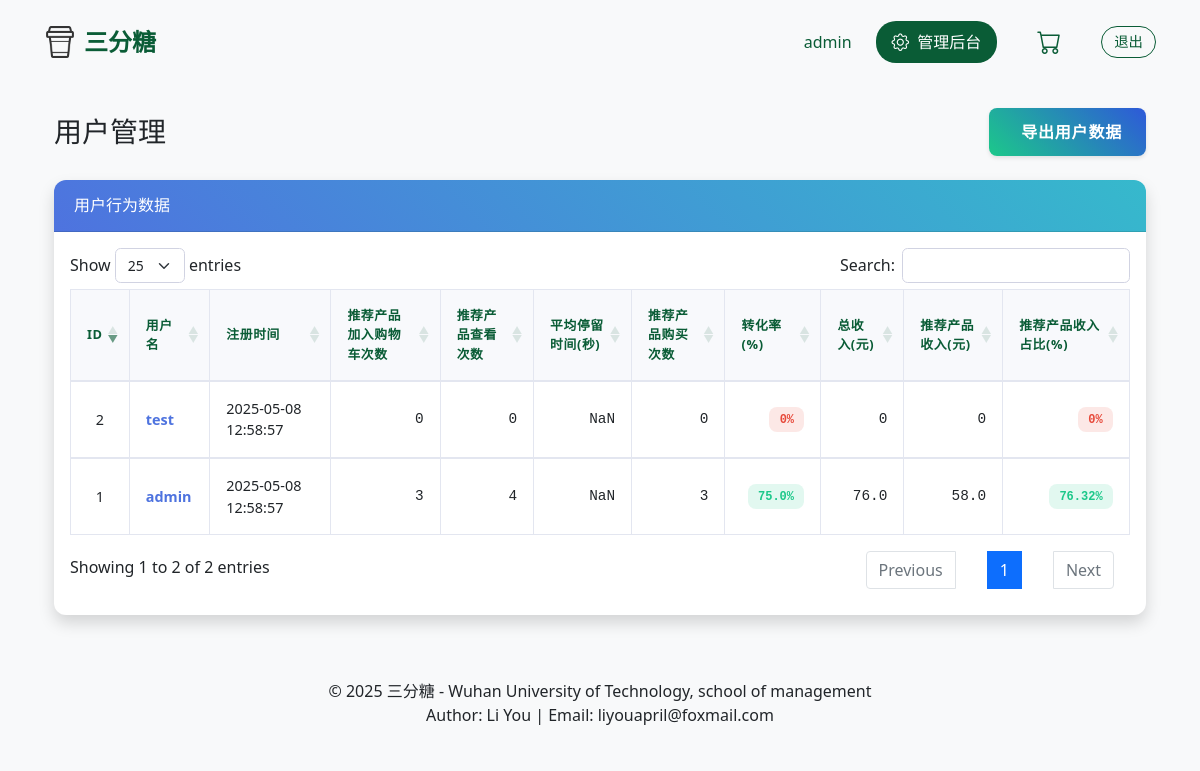
The app's page /admin/users (signed in) with its own data.
### app/models/models.py (models this page shows)
class User(UserMixin, db.Model):
    id = db.Column(db.Integer, primary_key=True)
    username = db.Column(db.String(80), unique=True, nullable=False)
    password = db.Column(db.String(120), nullable=False)
    is_admin = db.Column(db.Boolean, default=False)
    created_at = db.Column(db.DateTime, default=datetime.utcnow)

### app/routes/admin.py (the view)
@admin.route('/users')
@login_required
@admin_required
def users():
    users = User.query.all()
    user_stats = {}
    for user in users:
        recommended_clicks = UserBehavior.query.filter_by(
            user_id=user.id,
            behavior_type='click',
            is_recommended=True
        ).count()
        recommended_views = UserBehavior.query.filter_by(
            user_id=user.id,
            behavior_type='view',
            is_recommended=True
        ).count()
        avg_duration = db.session.query(
            func.avg(UserBehavior.duration)
        ).filter(
            UserBehavior.user_id == user.id,
            UserBehavior.behavior_type == 'view',
            UserBehavior.is_recommended == True
        ).scalar() or 0
        recommended_purchases = UserBehavior.query.filter_by(
            user_id=user.id,
            behavior_type='purchase',
            is_recommended=True
        ).count()
        conversion_rate = (recommended_purchases / recommended_views * 100) if recommended_views > 0 else 0
        total_revenue = db.session.query(
            func.sum(Product.price * CartItem.quantity)
        ).join(
            CartItem, Product.id == CartItem.product_id
        ).filter(
            CartItem.user_id == user.id,
            CartItem.is_purchased == True
        ).scalar() or 0
        recommended_revenue = db.session.query(
            func.sum(Product.price * CartItem.quantity)
        ).join(
            CartItem, Product.id == CartItem.product_id
        ).join(
            UserBehavior,
            (Product.id == UserBehavior.product_id) &
            (UserBehavior.user_id == user.id) &
            (UserBehavior.behavior_type == 'click') &
            (UserBehavior.is_recommended == True)
        ).filter(
            CartItem.is_purchased == True
        ).scalar() or 0
        recommended_revenue_ratio = (recommended_revenue / total_revenue * 100) if total_revenue > 0 else 0
        user_stats[user.id] = {
            'recommended_clicks': recommended_clicks,
            'recommended_views': recommended_views,
            'avg_duration': round(avg_duration, 2),
            'recommended_purchases': recommended_purchases,
            'conversion_rate': round(conversion_rate, 2),
            'total_revenue': round(total_revenue, 2),
            'recommended_revenue': round(recommended_revenue, 2),
            'recommended_revenue_ratio': round(recommended_revenue_ratio, 2)
        }
    return render_template('admin/users.html', users=users, user_stats=user_stats)

### app/__init__.py (called while the page is built)
def create_app():
    app = Flask(__name__)
    app.config.from_object('config.Config')
    db.init_app(app)
    login_manager.init_app(app)
    login_manager.login_view = 'auth.login'
    login_manager.login_message = None  # 禁用默认的登录提示消息
    @login_manager.user_loader
    def load_user(user_id):
        from app.models.models import User
        return User.query.get(int(user_id))
    from app.routes import main, auth, admin
    app.register_blueprint(main.bp)
    app.register_blueprint(auth.bp)
    app.register_blueprint(admin.admin, url_prefix='/admin')
    with app.app_context():
        db.create_all()
    return app

### app/routes/admin.py (called while the page is built)
def admin_required(f):
    @wraps(f)
    def decorated_function(*args, **kwargs):
        if not current_user.is_authenticated or not current_user.is_admin:
            return jsonify({'status': 'error', 'message': '需要管理员权限'}), 403
        return f(*args, **kwargs)
    return decorated_function

### app/templates/admin/users.html (shortened to what this page needs)
{% extends "base.html" %}
{% block content %}
<div class="container-fluid">
    <div class="d-flex justify-content-between align-items-center mb-4">
        <h1 class="h3 mb-0 text-gray-800">用户管理</h1>
        <button id="exportBtn" data-export-url="{{ url_for('admin.export_users') }}" class="btn btn-export">
            导出用户数据
        </button>
    </div>
    <div class="card shadow mb-4">
        <div class="card-header py-3 d-flex justify-content-between align-items-center">
            <h6 class="m-0 font-weight-bold">用户行为数据</h6>
        </div>
        <div class="card-body">
            <div class="table-responsive">
                <table class="table table-bordered" id="usersTable" width="100%" cellspacing="0">
                    <thead>
                        <tr>
                            <th class="text-center">ID</th>
                            <th>用户名</th>
                            <th>注册时间</th>
                            <th class="text-right">推荐产品加入购物车次数</th>
                            <th class="text-right">推荐产品查看次数</th>
                            <th class="text-right">平均停留时间(秒)</th>
                            <th class="text-right">推荐产品购买次数</th>
                            <th class="text-right">转化率(%)</th>
                            <th class="text-right">总收入(元)</th>
                            <th class="text-right">推荐产品收入(元)</th>
                            <th class="text-right">推荐产品收入占比(%)</th>
                        </tr>
                    </thead>
                    <tbody>
                        {% for user in users %}
                        <tr>
                            <td class="text-center">{{ user.id }}</td>
                            <td class="username-cell">{{ user.username }}</td>
                            <td>{{ user.created_at.strftime('%Y-%m-%d %H:%M:%S') }}</td>
                            <td class="numeric-cell">{{ user_stats[user.id].recommended_clicks }}</td>
                            <td class="numeric-cell">{{ user_stats[user.id].recommended_views }}</td>
                            <td class="numeric-cell">{{ "%.2f"|format(user_stats[user.id].avg_duration|float) }}</td>
                            <td class="numeric-cell">{{ user_stats[user.id].recommended_purchases }}</td>
                            <td class="numeric-cell">
                                <span class="status-badge {% if user_stats[user.id].conversion_rate > 5 %}status-badge-high{% else %}status-badge-low{% endif %}">
                                    {{ user_stats[user.id].conversion_rate }}%
                                </span>
                            </td>
                            <td class="numeric-cell">{{ user_stats[user.id].total_revenue }}</td>
                            <td class="numeric-cell">{{ user_stats[user.id].recommended_revenue }}</td>
                            <td class="numeric-cell">
                                <span class="status-badge {% if user_stats[user.id].recommended_revenue_ratio > 30 %}status-badge-high{% else %}status-badge-low{% endif %}">
                                    {{ user_stats[user.id].recommended_revenue_ratio }}%
                                </span>
                            </td>
                        </tr>
                        {% endfor %}
                    </tbody>
                </table>
            </div>
        </div>
    </div>
</div>
{% endblock %}

### app/templates/base.html (shortened to what this page needs)
<!DOCTYPE html>
<html lang="zh">
<head>
    <link href="https://cdn.jsdelivr.net/npm/bootstrap@5.1.3/dist/css/bootstrap.min.css" rel="stylesheet">
    <link rel="stylesheet" href="https://cdn.jsdelivr.net/npm/bootstrap-icons@1.7.2/font/bootstrap-icons.css">
    <link rel="stylesheet" href="https://cdn.datatables.net/1.11.5/css/dataTables.bootstrap5.min.css">
    <link rel="stylesheet" href="{{ url_for('static', filename='css/style.css') }}">
</head>
<body>
    <nav class="navbar navbar-expand-lg">
        <div class="container">
            <a class="navbar-brand" href="{{ url_for('main.index') }}">
                <img src="{{ url_for('static', filename='images/icon.png') }}" alt="三分糖" class="brand-icon">
                三分糖
            </a>
            <div class="nav-login-section">
                {% if not current_user.is_authenticated %}
                    <p class="login-text">请登录后购买</p>
                    <a href="{{ url_for('auth.login') }}" class="btn btn-login">登录</a>
                {% else %}
                    <div class="user-info">
                        <span class="user-name">{{ current_user.username }}</span>
                        {% if current_user.is_admin %}
                        <a href="{{ url_for('admin.index') }}" class="btn-admin">
                            <i class="bi bi-gear"></i>
                            管理后台
                        </a>
                        {% endif %}
                        <a class="nav-link cart-icon" href="{{ url_for('main.cart') }}">
                            <i class="bi bi-cart"></i>
                        </a>
                        <a href="{{ url_for('auth.logout') }}" class="btn-logout">退出</a>
                    </div>
                {% endif %}
            </div>
        </div>
    </nav>
    <div class="container mt-4">
        {% block content %}{% endblock %}
    </div>
    <footer class="footer mt-5 py-3 bg-light">
        <div class="container text-center">
            <p class="mb-0">© 2025 三分糖 - Wuhan University of Technology, school of management</p>
            <p class="mb-0">Author: Li You | Email: liyouapril@foxmail.com</p>
        </div>
    </footer>
</body>
</html>

### app/static/css/style.css (style rules this page uses)
body { background-color: #f8f9fa; }
.navbar { box-shadow: none; background-color: transparent !important; padding: 1rem 2rem; }
.navbar-brand { color: #0a5c36 !important; font-size: 1.5rem; font-weight: bold; display: flex; align-items: center; gap: 0.5rem; }
.brand-icon { width: 32px; height: 32px; }
.cart-icon { color: #0a5c36; font-size: 1.5rem; }
.nav-login-section { display: flex; align-items: center; gap: 1rem; }
.user-info { display: flex; align-items: center; gap: 1.5rem; }
.user-name { color: #0a5c36; font-weight: 500; margin: 0; }
.btn-logout { color: #0a5c36; text-decoration: none; font-size: 0.9rem; padding: 0.25rem 0.75rem; border: 1px solid #0a5c36; border-radius: 20px; transition: all 0.3s ease; }
.card { box-shadow: 0 2px 4px rgba(0,0,0,.1); transition: transform 0.2s; }
.table th { border-top: none; }
.btn-admin { background: #0a5c36; color: white; padding: 0.5rem 1rem; border-radius: 20px; text-decoration: none; display: flex; align-items: center; gap: 0.5rem; transition: all 0.3s ease; }
.btn-admin i { font-size: 1.1rem; }
.table { margin-bottom: 0; }
.table th { background: #f8f9fa; color: #0a5c36; font-weight: 600; }
.table td { vertical-align: middle; }

### app/templates/admin/users.html (style rules this page uses)
.card { border: none; border-radius: 0.75rem; }
.card-header { background: linear-gradient(45deg, #4e73df, #36b9cc); border-radius: 0.75rem 0.75rem 0 0 !important; padding: 1rem 1.25rem; }
.card-header h6 { color: white !important; font-size: 1rem; margin: 0; }
.table thead th { background-color: #f8f9fc; border-bottom: 2px solid #e3e6f0; font-weight: 600; text-transform: uppercase; font-size: 0.8rem; letter-spacing: 0.05em; vertical-align: middle; padding: 1rem; }
.table tbody td { vertical-align: middle; padding: 1rem; font-size: 0.9rem; }
.table-bordered td, .table-bordered th { border: 1px solid #e3e6f0; }
.btn-export { padding: 0.75rem 1.5rem; font-weight: 600; text-transform: uppercase; letter-spacing: 0.05em; border-radius: 0.5rem; transition: all 0.3s ease; background: linear-gradient(45deg, #1cc88a, #2e59d9); border: none; color: white; display: inline-flex; align-items: center; gap: 0.5rem; box-shadow: 0 2px 4px rgba(0,0,0,0.1); }
.numeric-cell { font-family: 'Roboto Mono', monospace; text-align: right; }
.status-badge { padding: 0.35rem 0.65rem; border-radius: 0.5rem; font-weight: 600; font-size: 0.75rem; }
.username-cell { font-weight: 600; color: #4e73df; }
.status-badge-high { background-color: #1cc88a20; color: #1cc88a; }
.status-badge-low { background-color: #e74a3b20; color: #e74a3b; }

### records on screen
User: username "admin", id "1", created_at "2025-05-08 12:58:57", user_stats "3", user_stats "4", user_stats "75.0", user_stats "76.0", user_stats "58.0", user_stats "76.32"
User: id "2", username "test", created_at "2025-05-08 12:58:57", is_admin "0"
